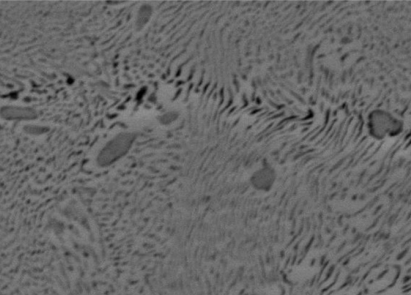
#> input picture Images/D_T.png, 411 x 295 px, found by its file name
$ jupyter execute --allow-errors Stress-Strain_Micrograph.ipynb
#> lines starting #> are read from the running program, lines starting #| are printed output that depends on the picture
[cell 1]
import numpy as np
import pandas as pd
import matplotlib.pyplot as plt
import cv2
from sklearn.decomposition import PCA

[cell 2]
'''
Objective - Divide given micrograph (image ) into 100 parts and corresponding to each part , take N points (sequentially ) from stress strain curve .
Now , train the CNN model on this , and predict using last 3 parts , the further curve .

'''

[cell 3]
''' Research Paper Link ->  https://www.sciencedirect.com/science/article/pii/S0264127520300423?ref=pdf_download&fr=RR-2&rr=872bd24c7cde54e7

Time for Implementing the Research Paper -> 2.5 - 3 hours
Hyperparameter TUning ->

DE Solve using Abaqus -> 1 hrs
Meshing -> 1 hr

'''

#> (a cell that did not finish here is left out)

[cell 5]
# Preprocessing the image

def preprocess_img( img ) :

    # sharpen the image

    sharpen = np.array( [[-1 , -1 , -1] , [-1 , 9 , -1 ] , [-1 , -1 , -1 ] ] )
    img_1 = cv2.filter2D(img , -1 ,  sharpen )  # (-1 -> depth of in and out be same )

    # Histogram Equalization -  redistrbute the pixel intensitires in pic and increase contrast
    img_gray = cv2.cvtColor( img_1 , cv2.COLOR_BGR2GRAY)
    img_2 = cv2.equalizeHist(img_gray)

    thresh = 129
    im_bw = cv2.threshold(img_2, thresh, 255, cv2.THRESH_BINARY)[1]

    final_img = cv2.resize(im_bw , (300 , 300 ))
    return final_img

[cell 6]
img = cv2.imread('Images\D_T.png')
#> img is the input picture: shape (295, 411, 3); min 0, max 145, mean 104.3
New_img = preprocess_img(img)
#> in preprocess_img, `img_2 = cv2.equalizeHist(img_gray)`:
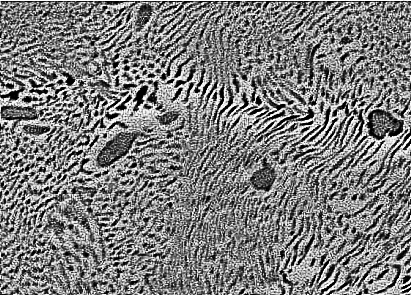
#> img_2: shape (295, 411); min 0, max 255, mean 126.2
#> in preprocess_img, `im_bw = cv2.threshold(img_2, thresh, 255, cv2.THRESH_BINARY)[1]`:
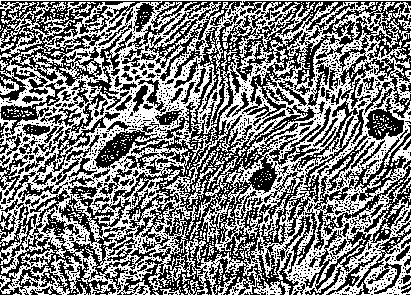
#> im_bw: shape (295, 411); 49.3% white in thin lines or dots
#> in preprocess_img, `final_img = cv2.resize(im_bw , (300 , 300 ))`:
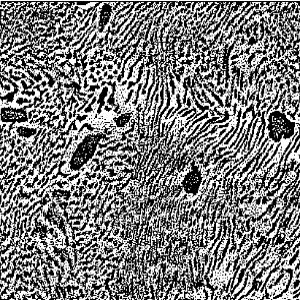
#> final_img: shape (300, 300); min 0, max 255, mean 125.7

f = plt.figure()
f.add_subplot(1,2, 1)
plt.title('Original')
plt.imshow(np.rot90( cv2.resize(img , (300 , 300 ) ) ,2))

f.add_subplot(1,2, 2)

plt.title('Preprocessed- (Phases visible)')
plt.imshow(np.rot90(New_img,2) , cmap='gray')  # for plt.imshow , use cmap = ;gray to show image actually in Grayscale
plt.show(block=True)
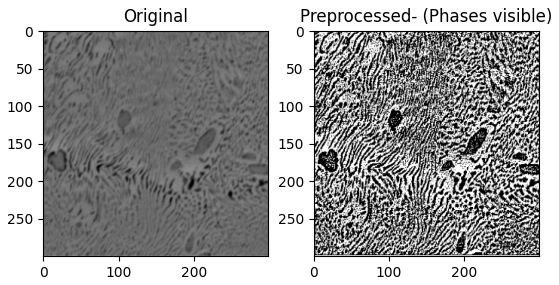
#> figure drawn by matplotlib, 2 panels

# Phases 1 and 2 speerated

[cell 7]
# applying PCA on test data  *target label)  stress (high dimension vector )-> we have a data of large quantity of stress data

# Here , my stress matrix has shape 19 x1 , so we do PCA

# [5 lines left out: function pca_stress_matrix, not called in this run]

[cell 8]
# My COnvolution Neural Network Architecture

import tensorflow as tf
from tensorflow import keras
from keras.layers import Conv2D , MaxPool2D , GlobalAveragePooling2D , LeakyReLU , Flatten ,Dense   , BatchNormalization

#> (a cell that did not finish here is left out)

[cell 10]
def plot_pixel_intensity(image):
    # img = preprocess_img(image)

    # Count black and white pixels
    black_pixels = np.count_nonzero(img == 0)
#> black_pixels = 45
    white_pixels = np.count_nonzero(img == 255)
#> white_pixels = 0

    # Plot histogram
    print('Cu - ' , black_pixels)
#| Cu -  45
    print('Ag -' , white_pixels)
#| Ag - 0
    plt.bar(['Copper(Cu)', 'Silver(Ag)'], [black_pixels, white_pixels], color=['black', 'gray'])
    plt.xlabel('Material ')
    plt.ylabel('volume(Pixel distribution) ')
    plt.title('Pixel Intensity Histogram')
    plt.show()
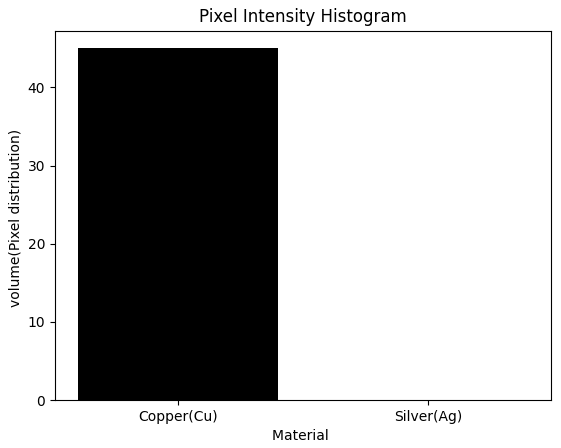
#> figure drawn by matplotlib, 1 panel

[cell 11]
plot_pixel_intensity(New_img)

[cell 12]
# Similarity Score
# to see how similar are two images regarding their visual micro-graphs

def visualize_image_features(gray):

    # Edge detection using Canny edge detector
    edges = cv2.Canny(gray, 50, 150)
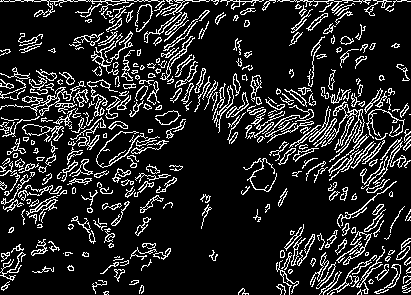
#> edges: shape (295, 411); 14.6% white in thin lines or dots

    # Keypoint detection using SIFT
    sift = cv2.SIFT_create()
    keypoints, descriptors = sift.detectAndCompute(gray, None)
#> keypoints = 966 keypoints; strongest (x, y, size): (70, 81, 5), (178, 73, 3.7), (258, 101, 3.7), (180, 83, 3.3)

    # Visualize edge detection
    plt.subplot(121), plt.imshow(edges, cmap='gray')
    plt.title('Edge Detection'), plt.xticks([]), plt.yticks([])

    # Visualize keypoints
    image_with_keypoints = cv2.drawKeypoints(gray, keypoints, None)
    plt.subplot(122), plt.imshow(image_with_keypoints)
    plt.title('Keypoint Detection (SIFT)'), plt.xticks([]), plt.yticks([])

    plt.show()
#> figure, not shown here; B, G, R data is drawn as R, G, B

[cell 13]
visualize_image_features(img)

[cell 14]
# Cropping images into 10 parts

# [46 lines left out: function crop_10, not called in this run]

[cell 15]
# to eascape from


# [15 lines left out: functions resize_img_input, resize_label_output, resize_vf, not called in this run]

#> (a cell that did not finish here is left out)

[cell 17]
# Lis_img2 , Lis_stress2 = crop_10(New_img , A_L['stress'])

img =cv2.imread( 'Images/A_L.png')
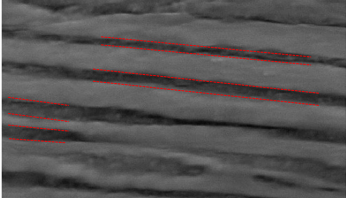
#> input picture Images/A_L.png, 346 x 198 px
#> img is the input picture: shape (198, 346, 3); mean B, G, R 82.5, 82.5, 85.2
img = preprocess_img(img)
#> in preprocess_img (call 2), `img_2 = cv2.equalizeHist(img_gray)`:
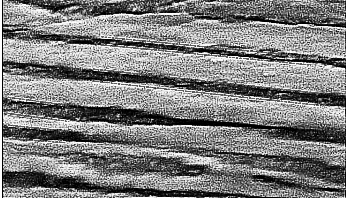
#> img_2: shape (198, 346); min 0, max 255, mean 126
#> in preprocess_img (call 2), `im_bw = cv2.threshold(img_2, thresh, 255, cv2.THRESH_BINARY)[1]`:
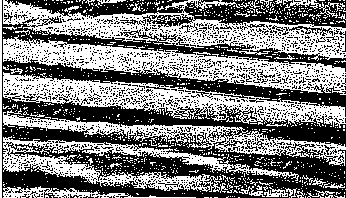
#> im_bw: shape (198, 346); 48.3% white in thin lines or dots
#> in preprocess_img (call 2), `final_img = cv2.resize(im_bw , (300 , 300 ))`:
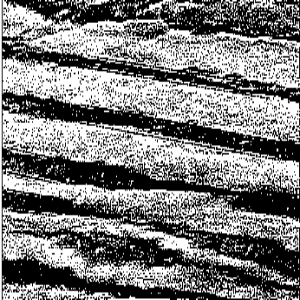
#> final_img: shape (300, 300); min 0, max 255, mean 123.2
#> (the rest of this cell did not finish here and is left out)
